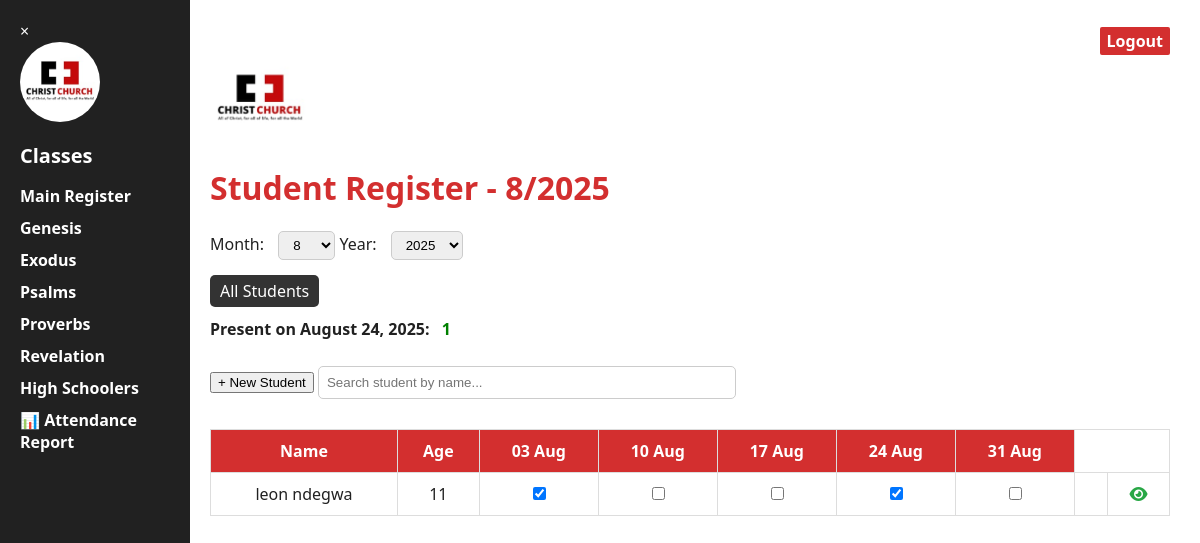
/dashboard (signed in), run on the app's committed database.
### app.py (models this page shows)
class Attendance(db.Model):
    id = db.Column(db.Integer, primary_key=True)
    student_id = db.Column(db.Integer, db.ForeignKey('student.id'), nullable=False)
    date = db.Column(db.Date, nullable=False)
    present = db.Column(db.Boolean, default=True)
    student = db.relationship('Student', backref=db.backref('attendances', lazy=True))

class Student(db.Model):
    id = db.Column(db.Integer, primary_key=True)
    name = db.Column(db.String(100), nullable=False)
    dob = db.Column(db.String(20), nullable=False)
    parent = db.Column(db.String(100))
    contact = db.Column(db.String(50))
    student_class = db.Column(db.String(50))
    status = db.Column(db.String(10), default="active")
    deletion_requested = db.Column(db.Boolean, default=False)

### app.py (the view)
@app.route("/dashboard", methods=["GET", "POST"])
def dashboard():
    if "user" not in session:
        return redirect(url_for("home"))
    today = date.today()
    month = int(request.args.get("month", today.month))
    year = int(request.args.get("year", today.year))
    selected_class = request.args.get("class_name")
    sundays = get_sundays(year, month)
    current_sunday = None
    if today.weekday() == 6:  # Today is Sunday
        current_sunday = today
    else:
        for sunday in reversed(sundays):
            if sunday <= today:
                current_sunday = sunday
                break
    if current_sunday is None:
        current_sunday = today
    if selected_class:
        filtered_students = Student.query.filter_by(student_class=selected_class, status="active").all()
    else:
        filtered_students = Student.query.filter_by(status="active").all()
    return render_template("dashboard.html",
                           students=filtered_students,
                           sundays=sundays,
                           month=month,
                           year=year,
                           selected_class=selected_class,
                           current_sunday=current_sunday)

### app.py (called while the page is built)
def get_sundays(year, month):
    sundays = []
    cal = calendar.Calendar()
    for day in cal.itermonthdates(year, month):
        if day.weekday() == 6 and day.month == month:
            sundays.append(day)
    return sundays

@app.template_filter('todatetime')
def to_datetime_filter(s):
    return datetime.strptime(s, "%Y-%m-%d")

@app.context_processor
def inject_now():
    return {'now': datetime.now}

@app.context_processor
def utility_functions():
    def attendance_present(student_id, sunday):
        record = Attendance.query.filter_by(student_id=student_id, date=sunday).first()
        return record.present if record else False
    return dict(attendance_present=attendance_present)

### templates/dashboard.html (shortened to what this page needs)
<!DOCTYPE html>
<html lang="en">
<head>
    <link rel="stylesheet" href="https://cdnjs.cloudflare.com/ajax/libs/font-awesome/6.5.0/css/all.min.css">
    <link rel="stylesheet" href="{{ url_for('static', filename='css/styles.css') }}">
</head>
<body>
<div class="container">
<aside class="sidebar" id="sidebar">
    <div class="sidebar-close" id="sidebarClose">&times;</div>
    <div class="logo-wrapper">
        <img src="{{ url_for('static', filename='images/logo.jpeg') }}" alt="Logo" class="logo" style="margin-bottom: 20px; margin-left: 0; height: 80px; width: 80px; border-radius: 50%;">
    </div>
        <h2>Classes</h2>
        <ul>
            <li><a href="{{ url_for('dashboard') }}">Main Register</a></li>
            <li><a href="{{ url_for('dashboard', class_name='Genesis') }}">Genesis</a></li>
            <li><a href="{{ url_for('dashboard', class_name='Exodus') }}">Exodus</a></li>
            <li><a href="{{ url_for('dashboard', class_name='Psalms') }}">Psalms</a></li>
            <li><a href="{{ url_for('dashboard', class_name='Proverbs') }}">Proverbs</a></li>
            <li><a href="{{ url_for('dashboard', class_name='Revelation') }}">Revelation</a></li>
            <li><a href="{{ url_for('dashboard', class_name='High Schoolers') }}">High Schoolers</a></li>
           <li><a href="{{ url_for('attendance_report') }}">📊 Attendance Report</a></li>
        </ul>
    </aside>
    <main class="register">
        <div style="text-align: right;">
            <a href="{{ url_for('logout') }}" style="color: #ffffff; background-color: #D32F2F; border-radius: 2px; padding: 3px 7px; font-weight: bold; text-decoration: none;">Logout</a>
        </div>
        <div class="logo-wrapper">
            <img src="{{ url_for('static', filename='images/logo.jpeg') }}" alt="Logo" class="logo" style="margin-bottom: 20px; margin-left: 0;">
        </div>
        <h1>
            Student Register - {{ month }}/{{ year }}
        </h1>
        <form method="get">
            <label>Month:
                <select name="month" onchange="this.form.submit()">
                    {% for m in range(1, 13) %}
                        <option value="{{ m }}" {% if m == month %}selected{% endif %}>{{ m }}</option>
                    {% endfor %}
                </select>
            </label>
            <label>Year:
                <select name="year" onchange="this.form.submit()">
                    {% for y in range(2023, 2036) %}
                        <option value="{{ y }}" {% if y == year %}selected{% endif %}>{{ y }}</option>
                    {% endfor %}
                </select>
            </label>
        </form>
        <a href="{{ url_for('all_students') }}" style="padding: 5px 10px; background: #333; color: white; border-radius: 5px; text-decoration: none;">
    All Students
</a>
        <p><strong>Present on {{ current_sunday.strftime('%B %d, %Y') }}:</strong> <span id="presentCount">0</span></p>
        <button id="openModalBtn" style="margin-bottom: 20px;">+ New Student</button>
        <input type="text" id="searchInput" placeholder="Search student by name..." style="padding: 8px; margin-bottom: 15px; width: 100%; max-width: 400px; border-radius: 5px; border: 1px solid #ccc;">
        <table id="studentTable">
            <thead>
                <tr>
                    <th>Name</th>
                    <th>Age</th>
                    {% for sunday in sundays %}
                        <th>{{ sunday.strftime('%d %b') }}</th>
                    {% endfor %}
                </tr>
            </thead>
            <tbody>
    {% for student in students %}
    <tr {% if student.deletion_requested %} style="background-color: #eee; color: gray;" {% endif %}>
        <td>
            {{ student.name }}
        </td>
        <td>
            {% set birth = student.dob | todatetime %}
            {% set age = ((now() - birth).days // 365) %}
            {{ age }}
        </td>
        {% for sunday in sundays %}
  {% if not student.deletion_requested and student.status == "active" %}
  <td>
    <input type="checkbox"
           class="attendance-checkbox"
           data-sid="{{ student.id }}"
           data-date="{{ sunday.strftime('%Y-%m-%d') }}"
           {% if attendance_present(student.id, sunday) %} checked {% endif %}>
  </td>
{% else %}
  <td></td>
{% endif %}
        {% endfor %}
        <td>
        </td>
                <td>
          <a href="{{ url_for('student_detail', student_id=student.id) }}"
             style="color: #28a745; text-decoration: none;">
             <i class="fas fa-eye"></i>
          </a>
        </td>
    </tr>
    {% endfor %}
</tbody>
        </table>
    </main>
</div>
</body>
</html>

### static/css/styles.css (style rules this page uses)
body { font-family: 'Segoe UI', sans-serif; margin: 0; padding: 0; background-color: #f8f8f8; color: #212121; }
input[type="text"], input[type="password"], input[type="date"] { width: 100%; padding: 10px; margin: 10px 0; border: 1px solid #ccc !important; border-radius: 5px; font-weight: normal !important; outline: none !important; transition: border 0.2s ease; }
.logo-wrapper { margin-bottom: 20px; }
.logo { width: 100px; height: auto; display: block; margin: 0 auto; }
.container { display: flex; height: 100vh; overflow: hidden; }
.sidebar { width: 150px; background-color: #212121; color: white; padding: 20px; position: fixed; top: 0; left: 0; height: 100vh; overflow-y: auto; z-index: 1000; }
.sidebar h2 { font-size: 20px; margin-bottom: 10px; color: #fff; }
.sidebar ul { list-style: none; padding: 0; }
.sidebar ul li { margin: 10px 0; }
.sidebar ul li a { color: white; text-decoration: none; font-weight: bold; }
.register { margin-left: 180px; padding: 30px; background-color: #fff; height: 100vh; overflow-y: auto; overflow-x: scroll; flex: 1; }
.register h1 { color: #D32F2F; margin-top: 0; }
form { margin-bottom: 20px; }
form select { padding: 5px 10px; margin-left: 10px; border-radius: 5px; border: 1px solid #ccc; }
table { width: 100%; border-collapse: collapse; margin-top: 15px; background: #fff; border: 1px solid #ddd; }
th, td { border: 1px solid #ddd; padding: 10px; text-align: center; }
th { background-color: #D32F2F; color: white; }
#presentCount { color: green; font-weight: bold; margin-left: 8px; }

### data on the page
Attendance: strftime "August 24, 2025"
Student: name "leon ndegwa", age "11", id "☑" "☑"

### other printed values
{{ month }} "8"
{{ year }} "2025"
{{ sunday.strftime('%d %b') }} "03 Aug" "10 Aug" "17 Aug" "24 Aug" "31 Aug"
form field month "8"
form field year "2025"
